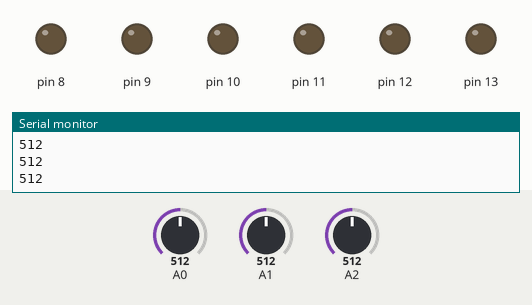
This sketch was run on a simulated Arduino Uno, built with avr-gcc and run on an emulated ATmega328P. Parts: output pins drawn as LEDs (lit = HIGH), the last lines printed to the serial monitor. The test bench sets the inputs (shaded band); at power-on: A0 = 512, A1 = 512, A2 = 512.

Above: at 9.8 s.
9.9 s: A0 set to 306
At 14.3 s:
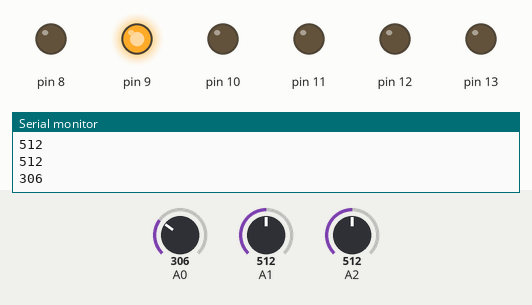
16.6 s: A1 set to 122
At 21.3 s:
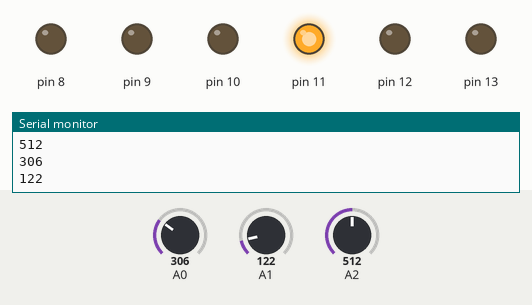
24.0 s: A2 set to 0
At 29.4 s:
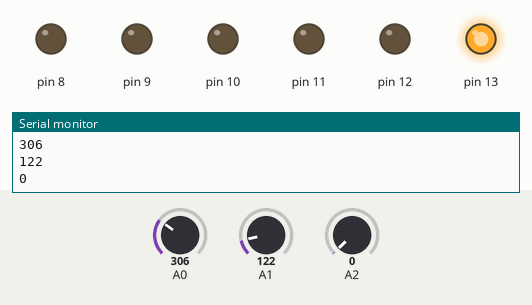
Timing chart, 0 to 31.5 s (numbered marks = the images above; inputs shaded):
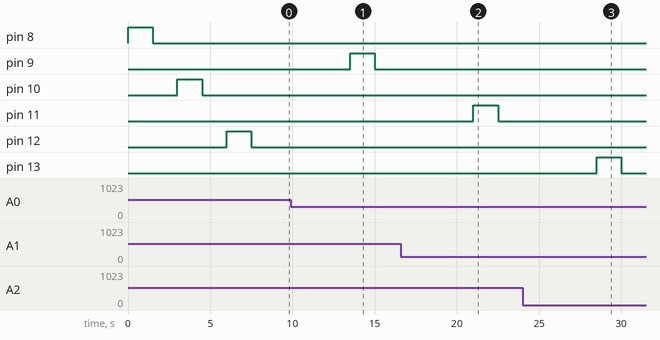

Measured:
- after the input at 9.9 s, pin 9: LOW → HIGH after 3.6 s, → LOW 1.5 s later
- after the input at 16.6 s, pin 11: LOW → HIGH after 4.4 s, → LOW 1.5 s later
- after the input at 24.0 s, pin 13: LOW → HIGH after 4.5 s, → LOW 1.5 s later

The sketch:

project_haptics_code.ino
```cpp
int count = 0;
int x1, x2, x3;
void setup()
{
  Serial.begin(9600);
  pinMode(A0, INPUT);
  pinMode(A1, INPUT);
  pinMode(A1, INPUT);
  pinMode(8, OUTPUT);
  pinMode(9, OUTPUT);
  pinMode(10, OUTPUT);
  pinMode(11, OUTPUT);
  pinMode(12, OUTPUT);
  pinMode(13, OUTPUT);
  digitalWrite(5, HIGH);
  digitalWrite(6, HIGH);
  digitalWrite(7, HIGH);
  digitalWrite(2, LOW);
  digitalWrite(3, LOW);
  digitalWrite(4, LOW);
}


void loop()
{
  int p1 = analogRead(A0);
  int p2 = analogRead(A1);
  int p3 = analogRead(A2);

  count = count + 1;
  if (count == 1)
  {
    int x1 = p1;
    int x2 = p2;
    int x3 = p3;
  }

  int h1 = (x1 + 5);
  int l1 = (x1 - 5);

  int h2 = (x2 + 5);
  int l2 = (x2 - 5);

  int h3 = (x3 + 5);
  int l3 = (x3 - 5);

  if (p1 > h1)
  {
    Serial.println(p1);
    x1 = p1;
    digitalWrite(8, HIGH);
    digitalWrite(9, LOW);
    delay(1500);
  }
  if (p1 < l1)
  {
    Serial.println(p1);
    x1 = p1;
    digitalWrite(9, HIGH);
    digitalWrite(8, LOW);
    delay(1500);
  }
  if (p1 < h1 || p1 > l1)
  {
    Serial.println(p1);
    x1 = p1;
    digitalWrite(8, LOW);
    digitalWrite(9, LOW);
    delay(1500);
  }
  if (p2 > h2)
  {
    Serial.println(p2);
    x2 = p2;
    digitalWrite(10, HIGH);
    digitalWrite(11, LOW);
    delay(1500);
  }
  if (p2 < l2)
  {
    Serial.println(p2);
    x2 = p2;
    digitalWrite(11, HIGH);
    digitalWrite(10, LOW);
    delay(1500);
  }
  if (p2 < h2 || p2 > l2)
  {
    Serial.println(p2);
    x2 = p2;
    digitalWrite(10, LOW);
    digitalWrite(11, LOW);
    delay(1500);
  }
  if (p3 > h3)
  {
    Serial.println(p3);
    x3 = p3;
    digitalWrite(12, HIGH);
    digitalWrite(13, LOW);
    delay(1500);
  }
  if (p3 < l3)
  {
    Serial.println(p3);
    x3 = p3;
    digitalWrite(13, HIGH);
    digitalWrite(12, LOW);
    delay(1500);
  }
  if (p3 < h3 || p3 > l3)
  {
    Serial.println(p3);
    x3 = p3;
    digitalWrite(12, LOW);
    digitalWrite(13, LOW);
    delay(1500);
  }
}
```
